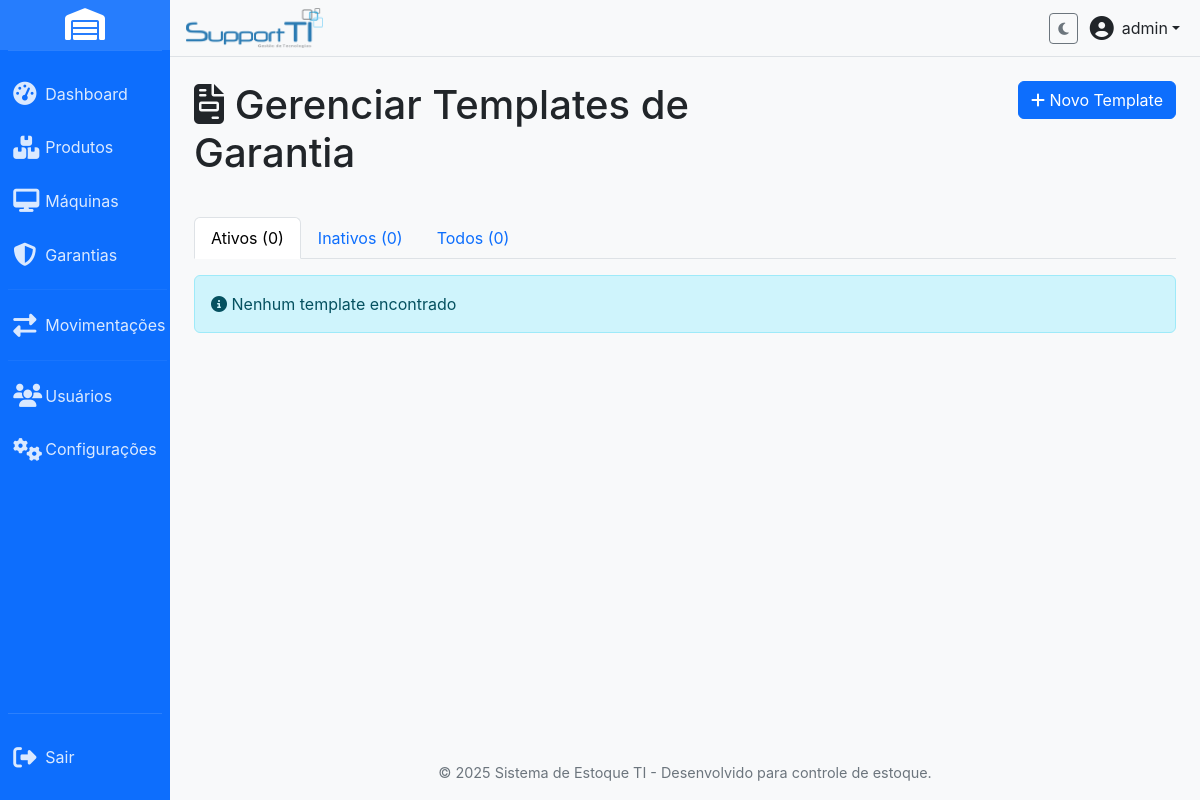
Page /warranty_templates.php (signed in) on the earlier database version.
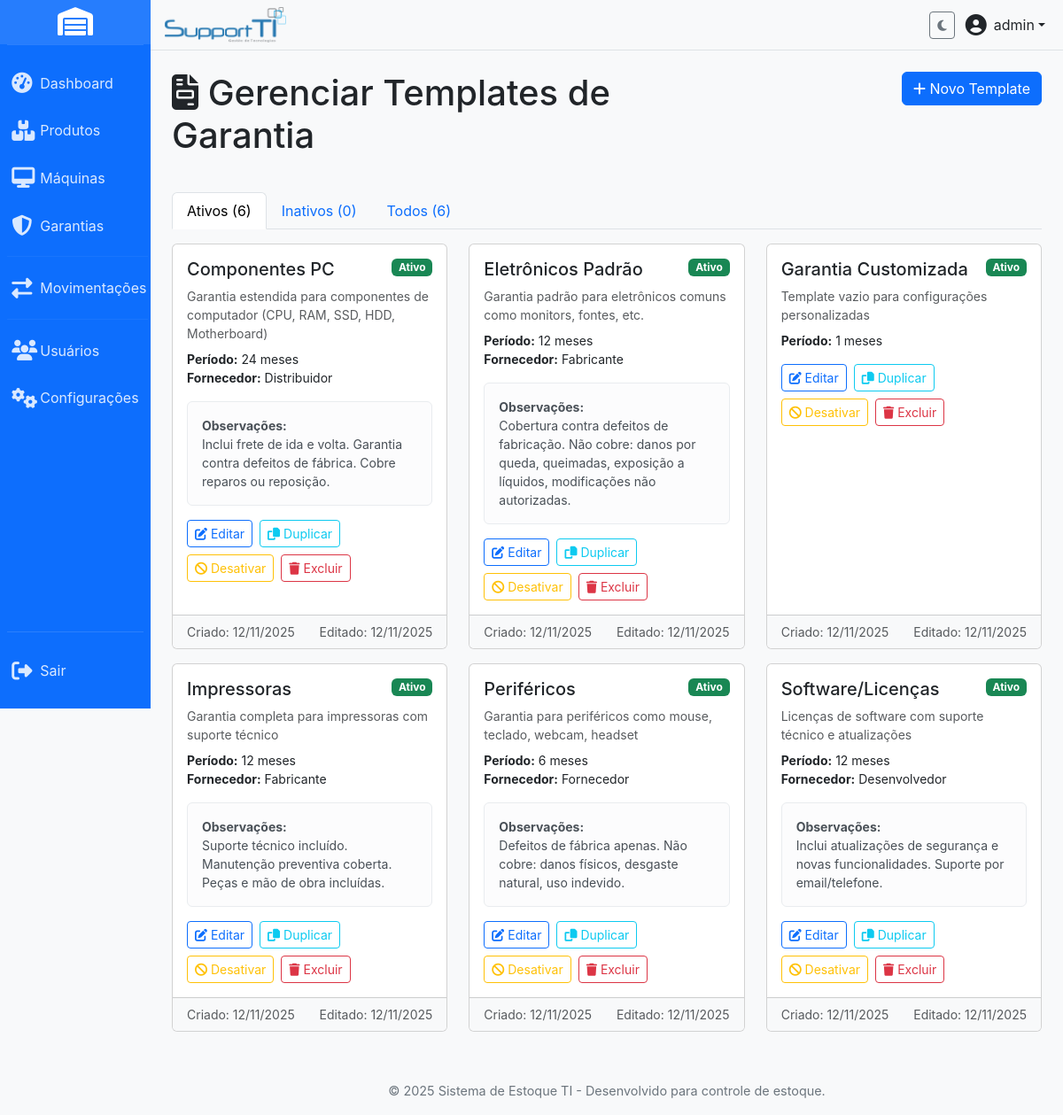
Same page on the later database version.
### tables this page shows
CREATE TABLE IF NOT EXISTS `warranty_templates` (
  `id` int(11) NOT NULL AUTO_INCREMENT,
  `name` varchar(100) NOT NULL COMMENT 'Nome do template (ex: Eletrônicos Padrão)',
  `description` text DEFAULT NULL COMMENT 'Descrição detalhada do template',
  `period_value` int(11) NOT NULL COMMENT 'Valor do período (ex: 12)',
  `period_unit` enum('days','months','years') NOT NULL DEFAULT 'months' COMMENT 'Unidade do período',
  `warranty_provider` varchar(255) DEFAULT NULL COMMENT 'Fornecedor padrão da garantia',
  `warranty_notes` text DEFAULT NULL COMMENT 'Notas padrão que aparecem em todas as garantias deste template',
  `is_active` tinyint(1) DEFAULT 1 COMMENT '1 = Ativo, 0 = Inativo',
  `created_at` timestamp NOT NULL DEFAULT current_timestamp() COMMENT 'Data de criação',
  `updated_at` timestamp NOT NULL DEFAULT current_timestamp() ON UPDATE current_timestamp() COMMENT 'Última atualização',
  PRIMARY KEY (`id`),
  UNIQUE KEY `name` (`name`),
  KEY `idx_is_active` (`is_active`),
  KEY `idx_created_at` (`created_at`),
  KEY `idx_name` (`name`)
);

### includes/warranty_functions.php (called while the page is built, shortened)
<?php
function formatDatePT($date, $include_time = false) {
    return date('d/m/Y', strtotime($date));
}
function formatPeriodUnit($unit) {
    $units = [
        'days' => 'dias',
        'months' => 'meses',
        'years' => 'anos'
    ];
    return $units[$unit] ?? $unit;
}
?>

### warranty_templates.php (the view, shortened to what the changed rows need)
<?php
require 'config.php';
$filter_active = $_GET['filter'] ?? 'active';
$sql = "SELECT * FROM warranty_templates";
if ($filter_active === 'active') {
    $sql .= " WHERE is_active = 1";
} elseif ($filter_active === 'inactive') {
    $sql .= " WHERE is_active = 0";
}
$sql .= " ORDER BY CASE WHEN is_active = 1 THEN 0 ELSE 1 END, name ASC";
$stmt = $pdo->prepare($sql);
$stmt->execute();
$templates = $stmt->fetchAll(PDO::FETCH_ASSOC);
include 'includes/header.php';
?>
<div class="row mb-4">
    <div class="col-md-8">
        <h1 class="mb-3">
            <i class="fas fa-file-invoice"></i> Gerenciar Templates de Garantia
        </h1>
    </div>
</div>
<ul class="nav nav-tabs mb-3">
    <li class="nav-item">
        <a class="nav-link <?php echo $filter_active === 'active' ? 'active' : ''; ?>"
           href="?filter=active">
            Ativos (<?php echo count(array_filter($templates, fn($t) => $t['is_active'])); ?>)
        </a>
    </li>
    <li class="nav-item">
        <a class="nav-link <?php echo $filter_active === 'all' ? 'active' : ''; ?>"
           href="?filter=all">
            Todos (<?php echo count($templates); ?>)
        </a>
    </li>
</ul>
<div class="row">
    <?php if (empty($templates)): ?>
        <div class="col-12">
            <div class="alert alert-info">
                <i class="fas fa-info-circle"></i> Nenhum template encontrado
            </div>
        </div>
    <?php else: ?>
        <?php foreach ($templates as $template): ?>
            <div class="col-md-6 col-lg-4 mb-3">
                <div class="card h-100 <?php echo !$template['is_active'] ? 'opacity-50' : ''; ?>">
                    <div class="card-body">
                        <div class="d-flex justify-content-between align-items-start mb-2">
                            <h5 class="card-title mb-0"><?php echo htmlspecialchars($template['name']); ?></h5>
                            <span class="badge bg-<?php echo $template['is_active'] ? 'success' : 'secondary'; ?>">
                                <?php echo $template['is_active'] ? 'Ativo' : 'Inativo'; ?>
                            </span>
                        </div>
                        <?php if ($template['description']): ?>
                            <p class="text-muted small mb-2"><?php echo htmlspecialchars($template['description']); ?></p>
                        <?php endif; ?>
                        <div class="template-details mb-3 small">
                            <div><strong>Período:</strong> <?php echo $template['period_value']; ?>
                                <?php echo formatPeriodUnit($template['period_unit']); ?></div>
                            <?php if ($template['warranty_provider']): ?>
                                <div><strong>Fornecedor:</strong> <?php echo htmlspecialchars($template['warranty_provider']); ?></div>
                            <?php endif; ?>
                        </div>
                        <?php if ($template['warranty_notes']): ?>
                            <div class="alert alert-light small mb-3">
                                <strong>Observações:</strong>
                                <div><?php echo htmlspecialchars($template['warranty_notes']); ?></div>
                            </div>
                        <?php endif; ?>
                        <div class="d-flex gap-2 flex-wrap">
                            <button class="btn btn-sm btn-outline-primary"
                                    onclick="loadEditForm(<?php echo $template['id']; ?>)"
                                    data-bs-toggle="modal" data-bs-target="#editTemplateModal">
                                <i class="fas fa-edit"></i> Editar
                            </button>
                            <form action="" method="POST" class="d-inline">
                                <button type="submit" class="btn btn-sm btn-outline-info">
                                    <i class="fas fa-copy"></i> Duplicar
                                </button>
                            </form>
                            <form action="" method="POST" class="d-inline"
                                  onsubmit="return confirm('Tem certeza?');">
                                <button type="submit" class="btn btn-sm btn-outline-<?php echo $template['is_active'] ? 'warning' : 'success'; ?>">
                                    <i class="fas fa-<?php echo $template['is_active'] ? 'ban' : 'check'; ?>"></i>
                                    <?php echo $template['is_active'] ? 'Desativar' : 'Ativar'; ?>
                                </button>
                            </form>
                            <form action="" method="POST" class="d-inline"
                                  onsubmit="return confirm('⚠️ ATENÇÃO! Excluir este template?\n\nEsta ação não pode ser desfeita!\n\nContinuar?');">
                                <button type="submit" class="btn btn-sm btn-outline-danger">
                                    <i class="fas fa-trash"></i> Excluir
                                </button>
                            </form>
                        </div>
                    </div>
                    <div class="card-footer bg-light text-muted small">
                        <div class="d-flex justify-content-between">
                            <span>Criado: <?php echo formatDatePT($template['created_at']); ?></span>
                            <?php if ($template['updated_at']): ?>
                                <span>Editado: <?php echo formatDatePT($template['updated_at']); ?></span>
                            <?php endif; ?>
                        </div>
                    </div>
                </div>
            </div>
        <?php endforeach; ?>
    <?php endif; ?>
</div>
<?php include 'includes/footer.php'; ?>

Differences in the rows shown:
added warranty_templates: name "Componentes PC", is_active "Ativo", description "Garantia estendida para componentes de computador (CPU, RAM, SSD, HDD, Motherboard)", period_value "24", period_unit "meses", warranty_provider "Distribuidor", warranty_notes "Inclui frete de ida e volta. Garantia contra defeitos de fábrica. Cobre reparos ou reposição.", created_at "12/11/2025", updated_at "12/11/2025"
added warranty_templates: name "Eletrônicos Padrão", is_active "Ativo", description "Garantia padrão para eletrônicos comuns como monitors, fontes, etc.", period_value "12", period_unit "meses", warranty_provider "Fabricante", warranty_notes "Cobertura contra defeitos de fabricação. Não cobre: danos por queda, queimadas, exposição a líquidos, modificações não autorizadas.", created_at "12/11/2025", updated_at "12/11/2025"
added warranty_templates: name "Garantia Customizada", is_active "Ativo", description "Template vazio para configurações personalizadas", period_value "1", period_unit "meses", created_at "12/11/2025", updated_at "12/11/2025"
added warranty_templates: name "Impressoras", is_active "Ativo", description "Garantia completa para impressoras com suporte técnico", period_value "12", period_unit "meses", warranty_provider "Fabricante", warranty_notes "Suporte técnico incluído. Manutenção preventiva coberta. Peças e mão de obra incluídas.", created_at "12/11/2025", updated_at "12/11/2025"
added warranty_templates: name "Periféricos", is_active "Ativo", description "Garantia para periféricos como mouse, teclado, webcam, headset", period_value "6", period_unit "meses", warranty_provider "Fornecedor", warranty_notes "Defeitos de fábrica apenas. Não cobre: danos físicos, desgaste natural, uso indevido.", created_at "12/11/2025", updated_at "12/11/2025"
added warranty_templates: name "Software/Licenças", is_active "Ativo", description "Licenças de software com suporte técnico e atualizações", period_value "12", period_unit "meses", warranty_provider "Desenvolvedor", warranty_notes "Inclui atualizações de segurança e novas funcionalidades. Suporte por email/telefone.", created_at "12/11/2025", updated_at "12/11/2025"
Other differences:
count(array_filter($templates, fn($t) => $t['is_active'])): "0" → "6"
count($templates): "0" → "6"
text no longer shown: "Nenhum template encontrado"
